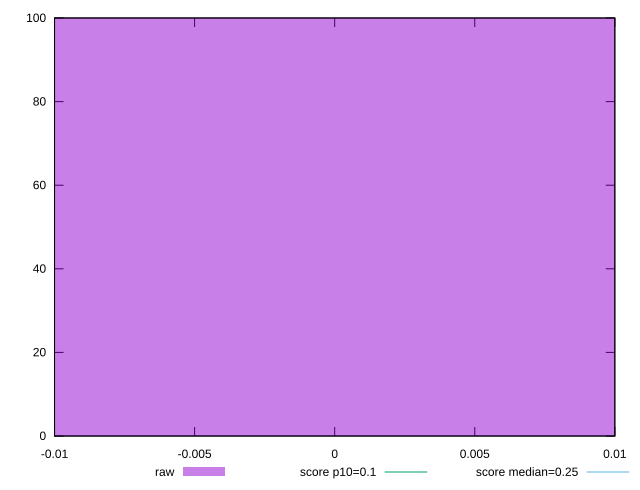

Recreate this plot in gnuplot.
reset
set terminal svg size 640, 490 enhanced background rgb 'white'
set output "report_00007_2020-12-11T15:55:29.892Z/cumulative-layout-shift/samples/pages+cached+noexternal+nofonts+nosvg+noimg+nocss+nojs/raw/histogram.svg"

$raw <<EOF
0 100
EOF

set key outside below
set boxwidth 0.1
set yrange [0:100]
set style fill transparent solid 0.5 noborder

plot \
  $raw title "raw" with boxes, \


reset
